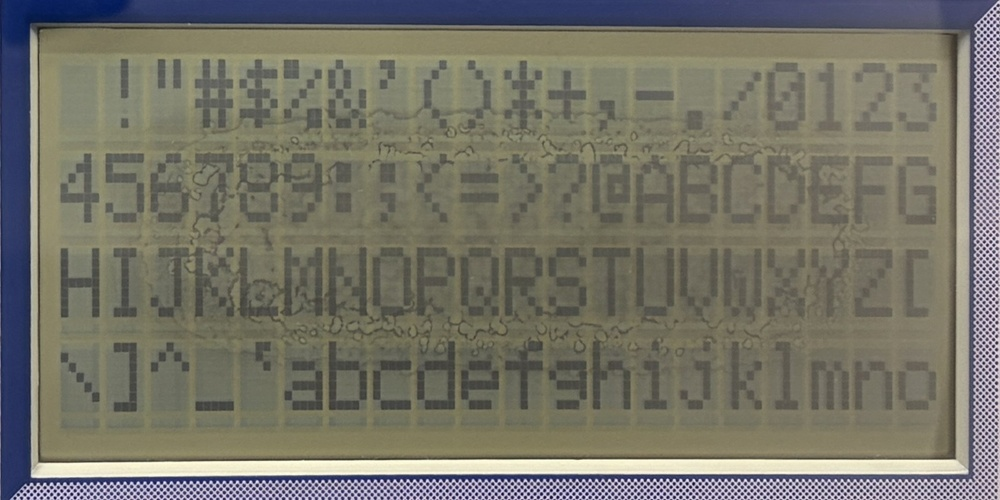
#> input picture cgrom/photo_page1.jpg, 1000 x 500 px, shrunk from 1600 x 800 before the run
$ python lcd_ocr.py ../../cgrom/photo_page1.jpg ../../cgrom/photo_page2.jpg
#> lines starting #> are read from the running program, lines starting #| are printed output that depends on the picture; after the words box and inside, x2 and y2 are one past the last pixel; in counts of white or black regions, pixels touching at a corner belong together
#!/usr/bin/env python3
"""Read the 20x4 text from a MAME snapshot of genio2000 by exact matching of every 5x8 cell against the CGROM binary.
Usage: lcd_ocr.py snapshot.png [cgrom.bin]   -> prints 4 lines (unmatched cell = '?', blank = ' ')."""
import sys, numpy as np
from PIL import Image
def load_font(path):
#> called with path = '../../cgrom/photo_page2.jpg'
    d = open(path, 'rb').read(); g = {}
    for c in range(0x20, 0x100):
        g[c] = np.array([[(d[c*16+r] >> (4-x)) & 1 for x in range(5)] for r in range(8)], dtype=np.uint8)
    return g
def cells(png):
    """-> array (4, 20, 8, 5) of lit dots.  Two screen formats: gl4000 120x36 (cell 6x9 dots: eight glyph rows then a gap) and genio2000 120x40 (cell 6x10:
    glyph rows 0-6, a blank row, the eighth glyph row, a gap; unlit dots are drawn in a faint third colour, so the threshold is the middle of the range)."""
#> called with png = '../../cgrom/photo_page1.jpg'
    im = np.array(Image.open(png).convert('L')).astype(int)
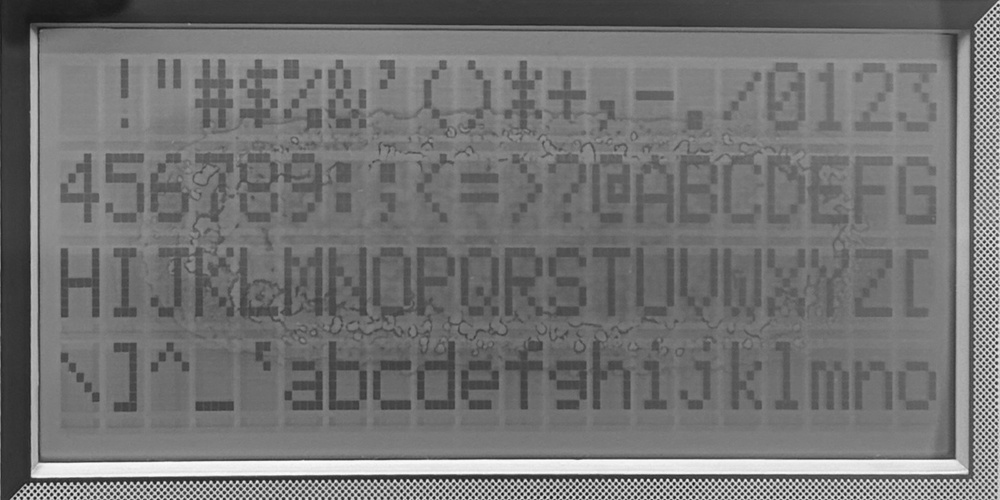
#> im: shape (500, 1000) int64; min 5, max 253, mean 114.9
    dark = (im < (im.min() + im.max()) / 2).astype(np.uint8)
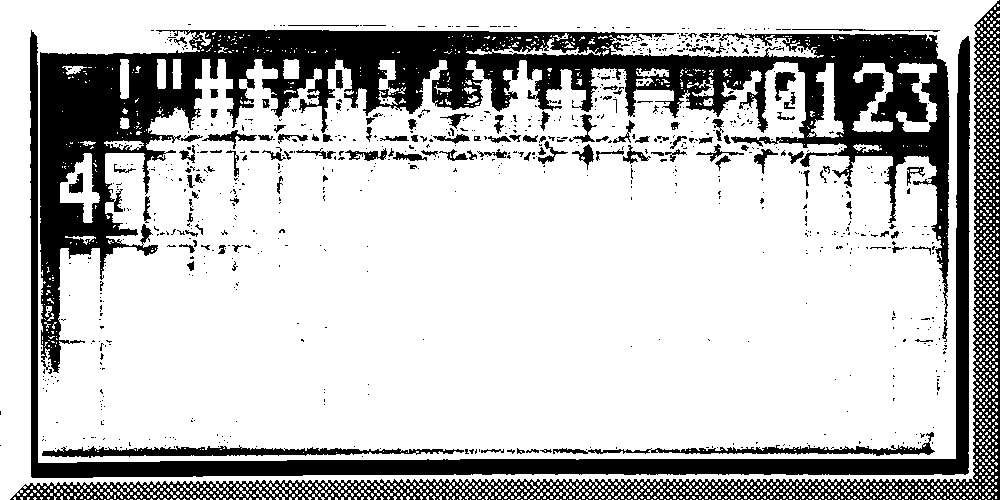
#> dark: shape (500, 1000); values 0 (black) and 1 (white), 75.3% white; 859 black regions (733 under 20 px), largest, box (x1, y1, x2, y2) and area: (40, 30, 950, 373) 65372, (30, 30, 970, 478) 22748, (10, 0, 1000, 500) 20225
    h = dark.shape[0]; out = np.zeros((4, 20, 8, 5), np.uint8)
#> after `h = dark.shape[0]`: h = 500
    for r in range(4):
        for c in range(20):
            if h == 36:
                out[r, c] = dark[r*9:r*9+8, c*6:c*6+5]
            else:
                assert h == 40, dark.shape
                out[r, c, :7] = dark[r*10:r*10+7, c*6:c*6+5]; out[r, c, 7] = dark[r*10+8, c*6:c*6+5]
    return out
def ocr(png, cg):
    font = load_font(cg); dark = cells(png); lines = []
    for r in range(4):
        s = ''
        for c in range(20):
            cell = dark[r, c]
            m = [code for code, gl in font.items() if (gl == cell).all()]
            s += chr(m[0]) if m and 0x20 <= m[0] < 0x7f else ('?' if not m else '\x00')
            if m and m[0] >= 0x7f: s = s[:-1] + '{%02X}' % m[0]
        lines.append(s)
    return lines
if __name__ == '__main__':
    cg = sys.argv[2] if len(sys.argv) > 2 else __file__.replace('tests/lcd_ocr.py', 'data/cgrom/genio2000_cgrom_reconstructed.bin')
#> (the run stopped early here; a loop or call above may not have finished)

$ run again, on cgrom/photo_page3.jpg
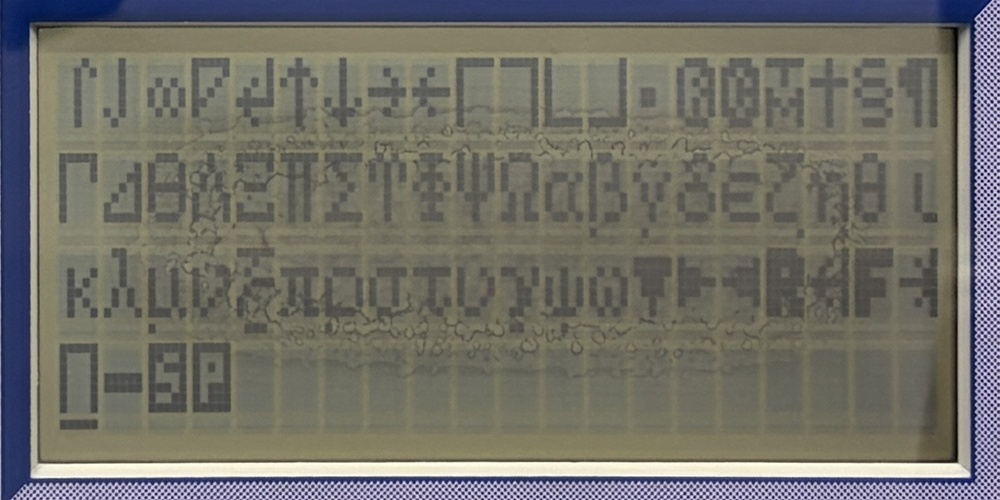
#> input picture cgrom/photo_page3.jpg, 1000 x 500 px, shrunk from 1600 x 800 before the run
#> in cells, `im = np.array(Image.open(png).convert('L')).astype(int)`:
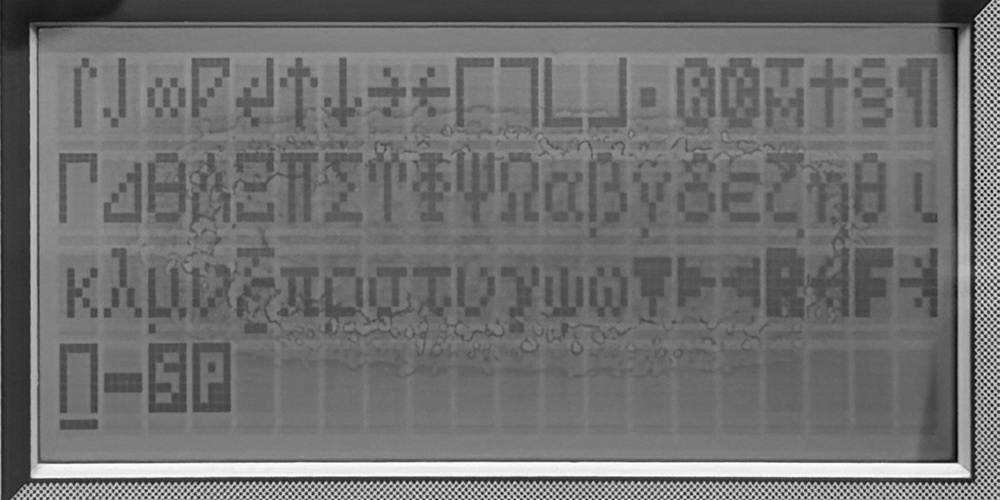
#> im: shape (500, 1000) int64; min 0, max 255, mean 111.8
#> in cells, `dark = (im < (im.min() + im.max()) / 2).astype(np.uint8)`:
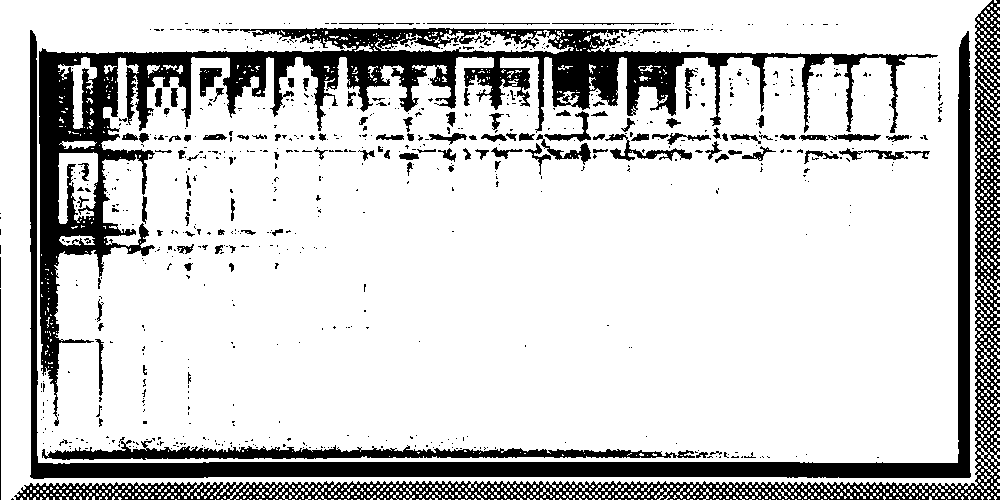
#> dark: shape (500, 1000); values 0 (black) and 1 (white), 80.7% white; 737 black regions (603 under 20 px), largest, box (x1, y1, x2, y2) and area: (39, 28, 938, 426) 39277, (30, 30, 971, 479) 21916, (14, 0, 1000, 500) 18339
